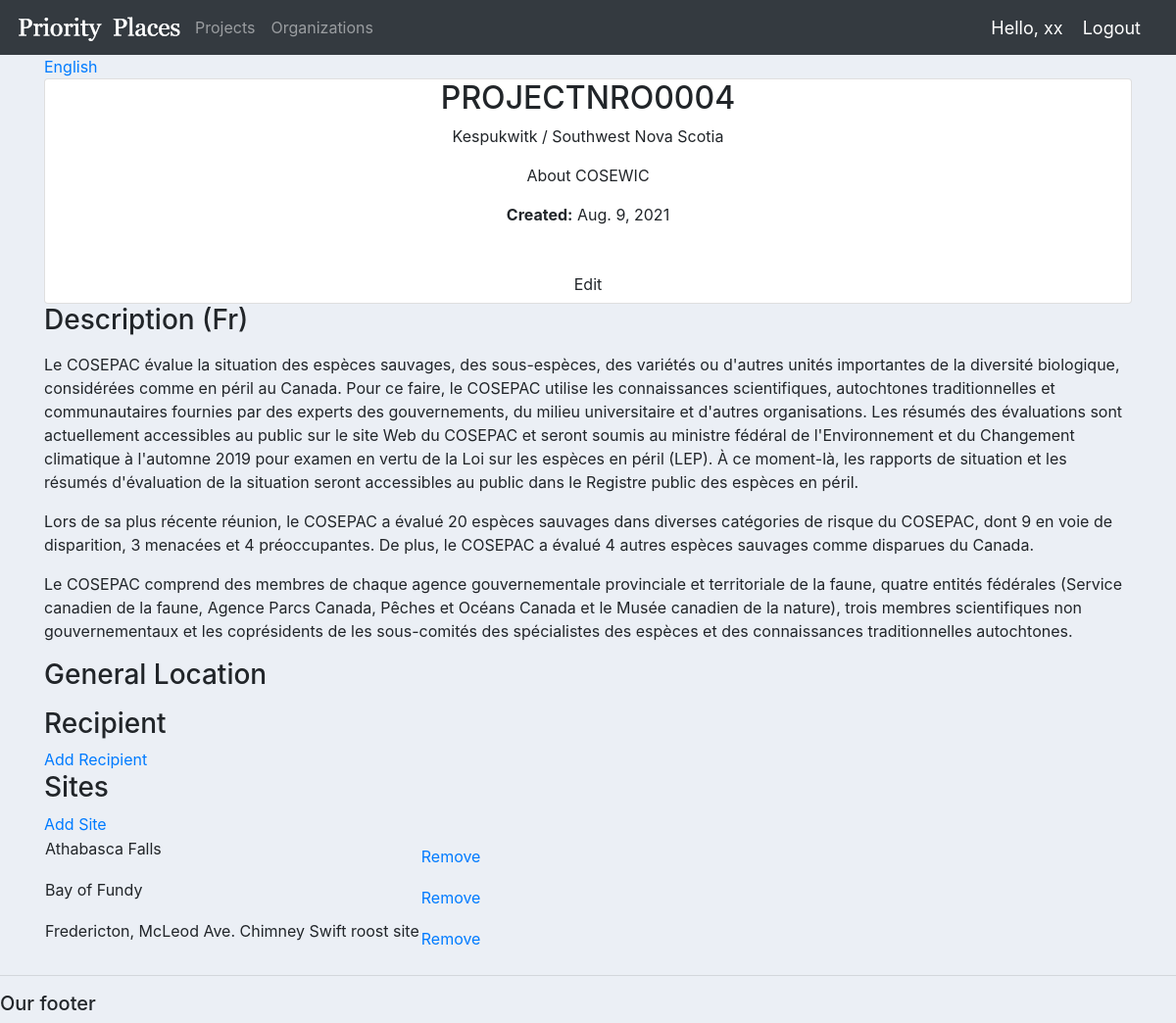
/fr/projects/4/, run on the app's committed database.
### pplaces/models.py (models this page shows, shortened)
class Project(models.Model):
    ProjectTitleEnglish = models.CharField(max_length=250, verbose_name='Title (En)')
    ProjectTitleFrench = models.CharField(max_length=250, verbose_name='Title (Fr)', null=True, blank=True)
    ECCCAssignedProjectIdentfer = models.CharField(max_length=50, unique=True, verbose_name='Proj. Number')
    ProjectPurposeDescriptonEnglish = models.TextField(verbose_name='Description (En)', null=True, blank=True)
    ProjectPurposeDescriptonFrench = models.TextField(verbose_name='Description (Fr)', null=True, blank=True)
    GeneralLocationDescriptonEnglish = models.TextField(verbose_name='General Location (En)', null=True, blank=True)
    GeneralLocationDescriptonFrench = models.TextField(verbose_name='General Location (Fr)', null=True, blank=True)
    ProjectLocation = models.ManyToManyField(ProjectLocation)
    created = models.DateField(auto_now_add=True)
    PriorityPlaceUID = models.ForeignKey(PriorityPlacesREF, null=True, blank=True, on_delete=models.SET_NULL)
    class Meta:
        ordering = ['created']

class PriorityPlacesREF(models.Model):
    PriorityPlaceNameEnglish = models.CharField(max_length=100, verbose_name='Priority Place (En)')
    PriorityPlaceNameFrench = models.CharField(max_length=100, verbose_name='Priority Place (Fr)', null=True, blank=True)
    class Meta:
        ordering = ['PriorityPlaceNameEnglish']

class ProjectLocation(models.Model):  # ProjectLocations = Sites
    ProjectLocationNameEnglish = models.CharField(max_length=100, verbose_name='Name (En)')
    ProjectLocationNameFrench = models.CharField(max_length=100, verbose_name='Name (Fr)', null=True, blank=True)
    ProjectLocationGeneralDescriptonEnglish =  models.TextField(verbose_name='Description (En)', null=True, blank=True)
    ProjectLocationGeneralDescriptonFrench  =  models.TextField(verbose_name='Description (Fr)', null=True, blank=True)
    ProjectLocationShapeFileSource = models.CharField(max_length=100, verbose_name='Source', null=True, blank=True)
    class Meta:
        ordering = ['ProjectLocationNameEnglish']

### pplaces/views.py (the view)
# urls.py: path('fr/projects/<int:pk>/', views.project_fr, name='project-fr'),
def project_fr(request, pk):
    project = Project.objects.get(id = pk)
    context = {
        'project': project,
         }
    return render(request, 'pplaces/single-project-fr.html', context)

### pplaces/templates/pplaces/single-project-fr.html (shortened to what this page needs)
{% extends "main.html" %}
{% block content %}
  <main class="profile my-md">
    <div class="container">
      <div class="layout">
        <div class="column column--1of3">
          <div class="settings">
            <a class="tag tag--pill tag--sub settings__btn tag--lg" href="{% url 'project' project.id %}">English</a>
          </div>
          <div class="card text-center">
            <div class="card__body dev">
              <h2 class="dev__name">{{ project.ECCCAssignedProjectIdentfer }}</h2>
              <p class="dev__title">{{ project.PriorityPlaceUID.PriorityPlaceNameFrench}}</p>
              <p class="dev__location">{{ project.ProjectTitleEnglish  }}</p>
              <p><strong>Created:</strong> {{ project.created  }}</p>
              <br />
              <a href="{% url 'update-project' project.id %}" class="btn btn--sub btn--lg">Edit</a>
            </div>
          </div>
        </div>
        <div class="column column--2of3">
          <div class="devInfo">
            <h3 class="devInfo__title">Description (Fr)</h3>
            <p class="devInfo__about">{{ project.ProjectPurposeDescriptonFrench | linebreaks }}</p>
          </div>
          <div class="devInfo">
            <h3 class="devInfo__title">General Location</h3>
          </div>
          <div class="settings">
            <h3 class="settings__title">Recipient</h3>
            <a class="tag tag--pill tag--sub settings__btn tag--lg" href="#"> Add Recipient</a>
          </div>
          <div class="settings">
            <h3 class="settings__title">Sites</h3>
            <a class="tag tag--pill tag--sub settings__btn tag--lg" href="{% url 'create-project-location' project.id %}"> Add Site</a>
          </div>
          <table class="settings__table">
            {% for location in project.ProjectLocation.all %}
            <tr>
              <td class="settings__tableInfo">
                <p>{{ location.ProjectLocationNameFrench }}</p>
              </td>
                <td class="settings__tableActions">
                <a class="tag tag--pill tag--main settings__btn" href="{% url 'remove-project-location' project.id location.id %}">Remove</a>
              </td>
            </tr>
            {% endfor %}
          </table>
        </div>
      </div>
    </div>
  </main>
{% endblock content %}

### static/styles/main.css (style rules this page uses)
body { background-color: #ebeff5; }

### data on the page
Project: ECCCAssignedProjectIdentfer "PROJECTNRO0004", PriorityPlaceUID.PriorityPlaceNameFrench "Kespukwitk / Southwest Nova Scotia", ProjectTitleEnglish "About COSEWIC", created "Aug. 9, 2021", ProjectPurposeDescriptonFrench "Le COSEPAC évalue la situation des espèces sauvages, des sous-espèces, des variétés ou d'autres unités importantes de la diversité biologique, considérées comme en péril au Canada. Pour ce faire, le COSEPAC utilise les connaissances scientifiques, autochtones traditionnelles et communautaires fournies par des experts des gouvernements, du milieu universitaire et d'autres organisations. Les résumés des évaluations sont actuellement accessibles au public sur le site Web du COSEPAC et seront soumis au ministre fédéral de l'Environnement et du Changement climatique à l'automne 2019 pour examen en vertu de la Loi sur les espèces en péril (LEP). À ce moment-là, les rapports de situation et les…"
ProjectLocation: ProjectLocationNameFrench "Athabasca Falls"
ProjectLocation: ProjectLocationNameFrench "Bay of Fundy"
ProjectLocation: ProjectLocationNameFrench "Fredericton, McLeod Ave. Chimney Swift roost site"
